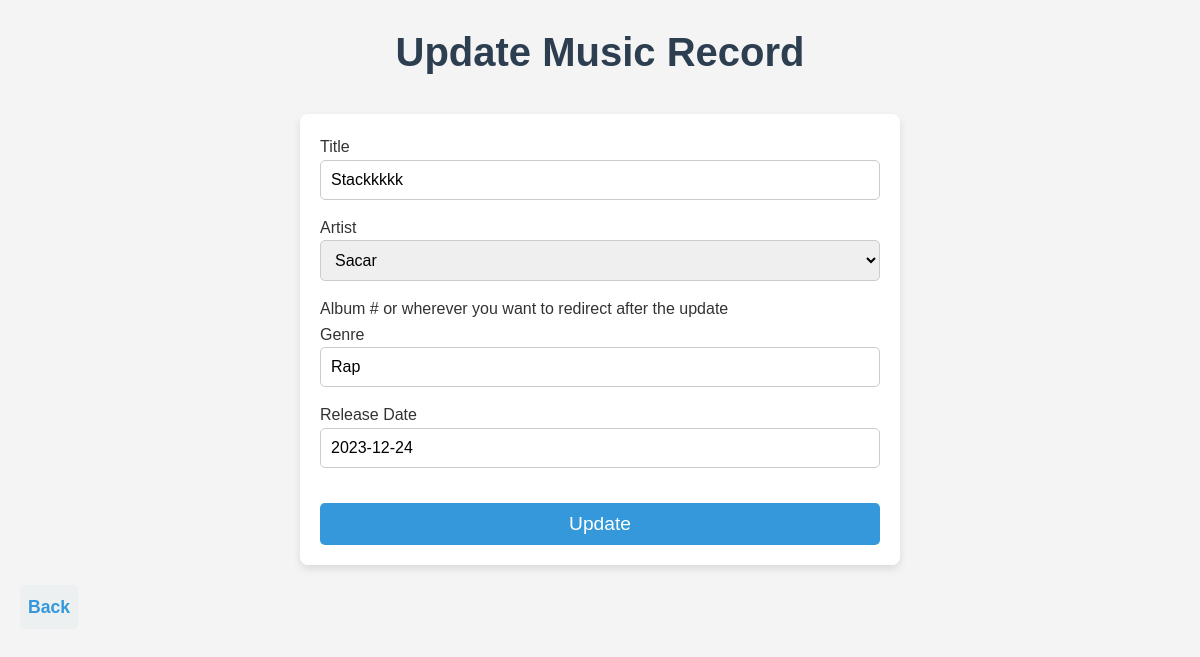
The page /update/14/ on the database its author committed.
### apps/music/models.py (models this page shows, shortened)
class Music(models.Model):
    user = models.ForeignKey(User, on_delete=models.SET_NULL , null=True , blank=True)
    title = models.CharField(max_length=255)
    release_date = models.DateField(blank=True, null=True)
    duration = models.DurationField(blank=True, null=True)  # For song duration
    artist = models.ForeignKey(Artist, on_delete=models.CASCADE, related_name="songs")
    album = models.CharField(max_length=255, blank=True, null=True)
    genre = models.CharField(max_length=100, blank=True, null=True)

### apps/music/views.py (the view)
# urls.py: path('update/<int:music_id>/', update , name = "update"),
def update(request, music_id):
    music = Music.objects.get(id=music_id)
    if request.method == 'POST':
        form = MusicForm(request.POST, instance=music)
        if form.is_valid():
            form.save()
            return redirect('index')
    else:
        form = MusicForm(instance=music)
    return render(request, 'update.html', {'form': form, 'music': music})

### apps/music/forms.py
class MusicForm(forms.ModelForm):
    class Meta:
        model = Music
        fields = ['title', 'artist', 'genre', 'release_date']

### apps/music/models.py (called while the page is built)
    def __str__(self):
        return self.name

### apps/music/templates/update.html (shortened to what this page needs)
<!DOCTYPE html>
<html lang="en">
<head>
</head>
<body>
    <h1>Update Music Record</h1>
    <form method="post" action="{% url 'update' music.id %}">
        <div>
            <label for="{{ form.title.id_for_label }}">Title</label>
            {{ form.title }}
        </div>
        <div>
            <label for="{{ form.artist.id_for_label }}">Artist</label>
            {{ form.artist }}
        </div>
        <div>
            <label for="{{ form.album.id_for_label }}">Album</label>
            {{ form.album }}# or wherever you want to redirect after the update
        </div>
        <div>
            <label for="{{ form.genre.id_for_label }}">Genre</label>
            {{ form.genre }}
        </div>
        <div>
            <label for="{{ form.release_date.id_for_label }}">Release Date</label>
            {{ form.release_date }}
        </div>
        <button type="submit" aria-label="Update music record">Update</button>
    </form>
    <a href="{% url 'index' %}">Back</a>
</body>
</html>

### apps/music/templates/update.html (style rules this page uses)
* { margin: 0; padding: 0; box-sizing: border-box; }
body { font-family: Arial, sans-serif; background-color: #f4f4f4; color: #333; line-height: 1.6; padding: 20px; }
h1 { text-align: center; font-size: 2.5rem; color: #2c3e50; margin-bottom: 30px; }
form { background-color: white; padding: 20px; max-width: 600px; margin: 0 auto; border-radius: 8px; box-shadow: 0 4px 8px rgba(0, 0, 0, 0.1); }
form input, form select, form textarea { width: 100%; padding: 10px; margin-bottom: 15px; border: 1px solid #ccc; border-radius: 5px; font-size: 1rem; }
form button { display: block; width: 100%; padding: 10px; background-color: #3498db; color: white; font-size: 1.2rem; border: none; border-radius: 5px; cursor: pointer; transition: background-color 0.3s ease; margin-top: 20px; }
a { display: inline-block; text-align: center; margin-top: 20px; font-size: 1.1rem; color: #3498db; font-weight: bold; text-decoration: none; padding: 8px; border-radius: 5px; background-color: #ecf0f1; transition: background-color 0.3s ease; }

### rows shown on the page
Music: title "Stackkkkk", artist "Sacar", genre "Rap", release_date "2023-12-24"
